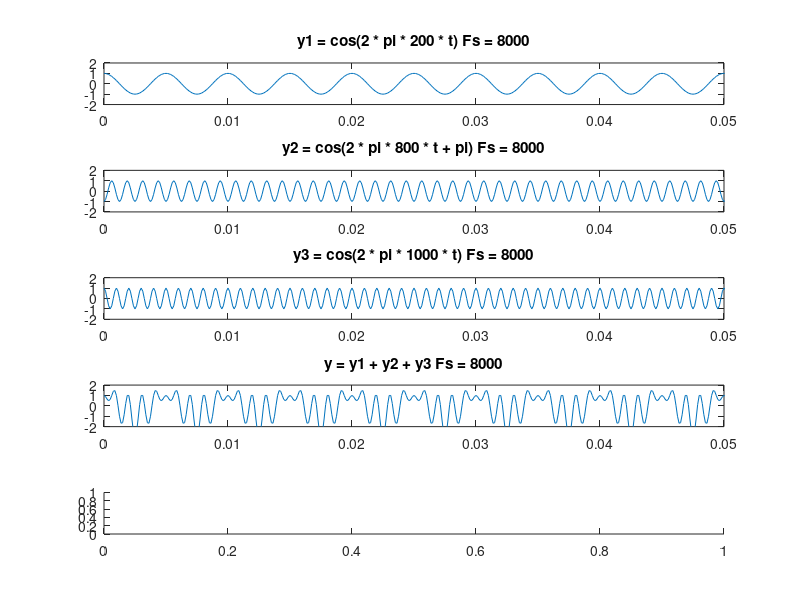

Write the MATLAB code that produced this figure. (Note: this script raises an error after producing the figure.)
clear; clc; close all;

Fs = 8000;
T = 1;
t = 0 : 1 / Fs : T - 1 / Fs;

y1 = cos(2 * pi * 200 * t);
y2 = cos(2 * pi * 800 * t + pi);
y3 = cos(2 * pi * 1000 * t);

y = y1 + y2 + y3;

subplot(5, 1, 1);
plot(t, y1);
xlim([0 0.05]);
ylim([-2 2]);
title('y1 = cos(2 * pi * 200 * t) Fs = 8000');

subplot(5, 1, 2);
plot(t, y2);
xlim([0 0.05]);
ylim([-2 2]);
title('y2 = cos(2 * pi * 800 * t + pi) Fs = 8000');

subplot(5, 1, 3);
plot(t, y3);
xlim([0 0.05]);
ylim([-2 2]);
title('y3 = cos(2 * pi * 1000 * t) Fs = 8000');

subplot(5, 1, 4);
plot(t, y);
xlim([0 0.05]);
ylim([-2 2]);
title('y = y1 + y2 + y3 Fs = 8000');

subplot(5, 1, 5);
spectrogram(y, 256, 128, 512, Fs, 'yaxis');
xlabel('Time (ms)');
ylabel('Frequency (kHz)');
title('y = y1 + y2 + y3 Fs = 8000');
